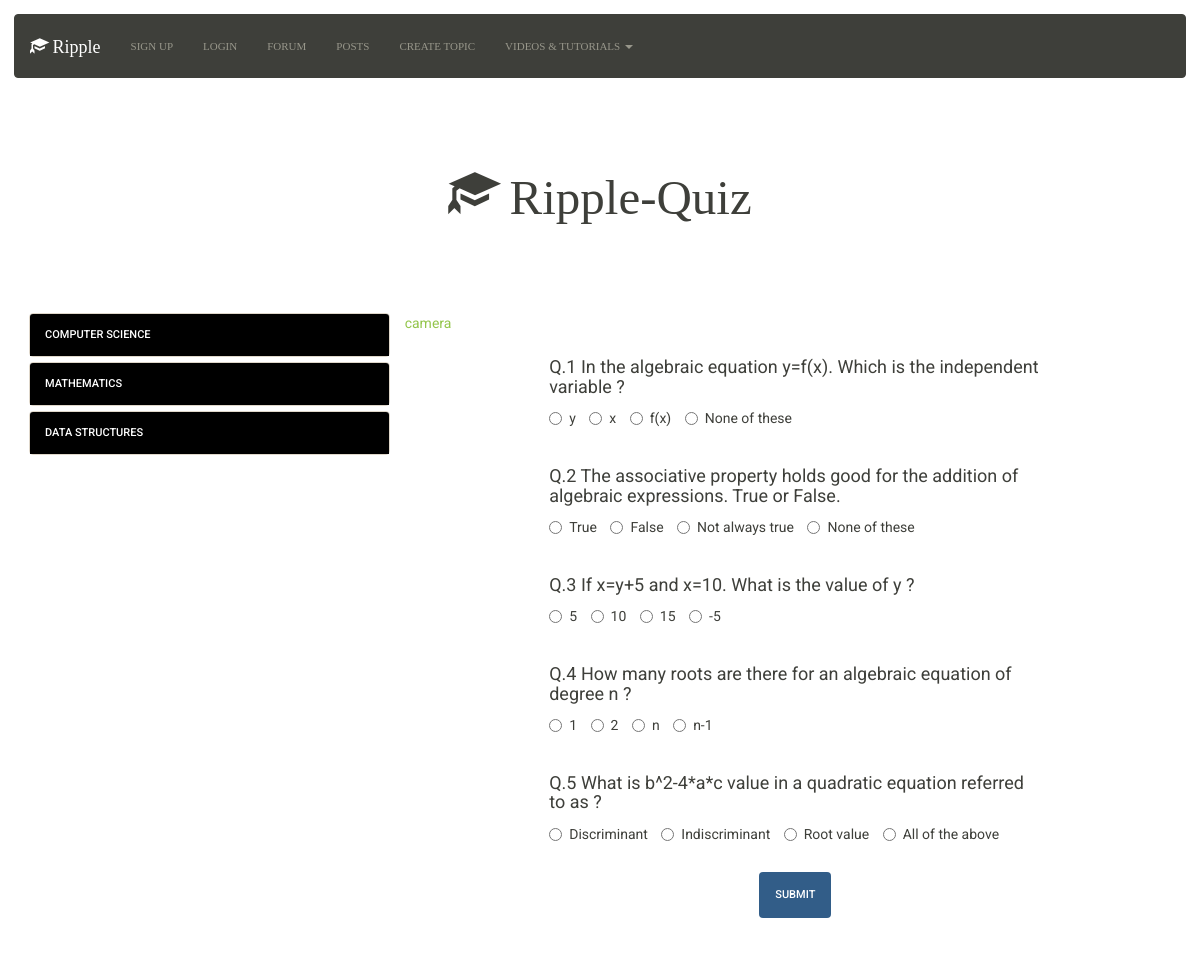
Screenshot of /quiz.php with the database file from the repository.
### tables this page shows
CREATE TABLE IF NOT EXISTS `quiz` (
  `id` int(11) NOT NULL,
  `cat` varchar(255) NOT NULL,
  `question` varchar(255) NOT NULL,
  `ans1` varchar(255) NOT NULL,
  `ans2` varchar(255) NOT NULL,
  `ans3` varchar(255) NOT NULL,
  `ans4` varchar(255) NOT NULL,
  `cans` varchar(255) NOT NULL
);

### quiz.php (the view, shortened to what this page needs)
<!DOCTYPE html>
<html>
<head>
    <link rel="stylesheet" type="text/css" href="quiz/css/quiz.css" />
    <link rel="stylesheet" type="text/css" href="Content/bootstrap.min.css" />
</head>
<body>
<nav class="navbar navbar-default" role="navigation">
        <div class="container-fluid">
            <div class="navbar-header">
                <a class="navbar-brand" href="#" style="font-family:'Century Gothic'"><span class="glyphicon glyphicon-education"></span>&nbsp;Ripple</a>
            </div>
            <div class="collapse navbar-collapse" id="bs-example-navbar-collapse-1">
                <ul class="nav navbar-nav text-center" style="font-family:'Century Gothic'">
			<?php if($_SESSION['signed_in'])
			{
				               echo ' <li><a href="account.php" class="p_menu">My Account</a></li>';
			}
			else{
								               echo ' <li><a href="signup.php" class="p_menu">Sign Up</a></li>';
				               echo ' <li><a href="login.php" class="p_menu">Login</a></li>';
			}?>
<li>
                    <a href="forum.php" class="p_menu">Forum</a>
                </li>
				<li>
                    <a href="pop_posts.php" class="p_menu">posts</a>
                </li>                <li>
                    <a href="createtopic.php" class="p_menu">create topic</a>
                </li>
                    <li class="dropdown">
                        <a href="videos.php" class="dropdown-toggle" data-toggle="dropdown">Videos & Tutorials <b class="caret"></b></a>
                    </li>
                </ul>
            </div>
        </div>
    </nav>
	<div id="header">
        <div class="jumbotron text-center">
            <h1><span class="glyphicon glyphicon-education"></span> Ripple-Quiz</h1>
        </div>
    </div>
    <div id="quiz-section">
        <div class="container-fluid">
            <div class="row">
                <div class="col-sm-4">
                    <div class="panel-group" id="collapse">
                        <div class="panel panel-default">
                            <div class="panel-heading" style="background-color:black;">
                                <h4 class="panel-title">
                                    <a style="color:white;" data-toggle="collapse" data-parent="#collapse" href="#collapse-one">
                                        Computer Science
                                    </a>
                                </h4>
                            </div>
                        </div>
                        <div class="panel panel-default">
                            <div class="panel-heading" style="background-color:black;">
                                <h4 class="panel-title">
                                    <a  style="color:white;" data-toggle="collapse" data-parent="#collapse" href="#collapse-two">
                                       Mathematics
                                    </a>
                                </h4>
                            </div>
                        </div>
                        <div class="panel panel-default">
                            <div class="panel-heading" style="background-color:black;">
                                <h4 class="panel-title">
                                    <a style="color:white;" data-toggle="collapse" data-parent="#collapse" href="#collapse-three">
                                        Data Structures
                                    </a>
                                </h4>
                            </div>
                        </div>
                    </div>
                </div>
				<a href="https://davidwalsh.name/demo/camera.php">camera</a>
                <div class="col-sm-8" id="quiz-questions">
<form method="post" action="">
				<?php $sql=mysql_query("SELECT * FROM quiz WHERE cat=3 LIMIT 1") or die(mysql_error());
				$i=1;
				while($row=mysql_fetch_array($sql)){
                  echo   '<div class="row" id="question">
                        <div class="col-sm-8 col-sm-offset-2">
                            <h4>Q.'.$i.' '.$row['question'].'</h4>
                            <div class="row" style="margin-bottom:2em;">
                                <div class="col-sm-12">
                                         <label class="radio-inline"><input type="radio" name="o" value="'.$row['ans1'].'">'.$row['ans1'].'</label>
                                         <label class="radio-inline"><input type="radio" name="o" value="'.$row['ans2'].'">'.$row['ans2'].'</label>
                                         <label class="radio-inline"><input type="radio" name="o" value="'.$row['ans3'].'"> '.$row['ans3'].'</label>
										 <label class="radio-inline"><input type="radio" name="o" value="'.$row['ans4'].'"> '.$row['ans4'].'</label>
                                </div>
                            </div>
                        </div>
                    </div>';
					$i=$i+1;
				}
					?>
                    <?php $sql=mysql_query("SELECT * FROM quiz WHERE cat=3 LIMIT 1,1") or die(mysql_error());
				while($row=mysql_fetch_array($sql)){
                  echo   '<div class="row" id="question">
                        <div class="col-sm-8 col-sm-offset-2">
                            <h4>Q.'.$i.' '.$row['question'].'</h4>
                            <div class="row" style="margin-bottom:2em;">
                                <div class="col-sm-12">
                                         <label class="radio-inline"><input type="radio" name="p" value="'.$row['ans1'].'">'.$row['ans1'].'</label>
                                         <label class="radio-inline"><input type="radio" name="p" value="'.$row['ans2'].'">'.$row['ans2'].'</label>
                                         <label class="radio-inline"><input type="radio" name="p" value="'.$row['ans3'].'"> '.$row['ans3'].'</label>
										 <label class="radio-inline"><input type="radio" name="p" value="'.$row['ans4'].'"> '.$row['ans4'].'</label>
                                </div>
                            </div>
                        </div>
                    </div>';
					$i=$i+1;
				}
					?>
					  <?php $sql=mysql_query("SELECT * FROM quiz WHERE cat=3 LIMIT 2,1") or die(mysql_error());
				while($row=mysql_fetch_array($sql)){
                  echo   '<div class="row" id="question">
                        <div class="col-sm-8 col-sm-offset-2">
                            <h4>Q.'.$i.' '.$row['question'].'</h4>
                            <div class="row" style="margin-bottom:2em;">
                                <div class="col-sm-12">
                                         <label class="radio-inline"><input type="radio" name="q" value="'.$row['ans1'].'">'.$row['ans1'].'</label>
                                         <label class="radio-inline"><input type="radio" name="q" value="'.$row['ans2'].'">'.$row['ans2'].'</label>
                                         <label class="radio-inline"><input type="radio" name="q" value="'.$row['ans3'].'"> '.$row['ans3'].'</label>
										 <label class="radio-inline"><input type="radio" name="q" value="'.$row['ans4'].'"> '.$row['ans4'].'</label>
                                </div>
                            </div>
                        </div>
                    </div>';
					$i=$i+1;
				}
					?>
					  <?php $sql=mysql_query("SELECT * FROM quiz WHERE cat=3 LIMIT 3,1") or die(mysql_error());
				while($row=mysql_fetch_array($sql)){
                  echo   '<div class="row" id="question">
                        <div class="col-sm-8 col-sm-offset-2">
                            <h4>Q.'.$i.' '.$row['question'].'</h4>
                            <div class="row" style="margin-bottom:2em;">
                                <div class="col-sm-12">
                                         <label class="radio-inline"><input type="radio" name="r" value="'.$row['ans1'].'">'.$row['ans1'].'</label>
                                         <label class="radio-inline"><input type="radio" name="r" value="'.$row['ans2'].'">'.$row['ans2'].'</label>
                                         <label class="radio-inline"><input type="radio" name="r" value="'.$row['ans3'].'"> '.$row['ans3'].'</label>
										 <label class="radio-inline"><input type="radio" name="r" value="'.$row['ans4'].'"> '.$row['ans4'].'</label>
                                </div>
                            </div>
                        </div>
                    </div>';
					$i=$i+1;
				}
					?>
					  <?php $sql=mysql_query("SELECT * FROM quiz WHERE  cat=3 LIMIT 4,1 ") or die(mysql_error());
				while($row=mysql_fetch_array($sql)){
                  echo   '<div class="row" id="question">
                        <div class="col-sm-8 col-sm-offset-2">
                            <h4>Q.'.$i.' '.$row['question'].'</h4>
                            <div class="row" style="margin-bottom:2em;">
                                <div class="col-sm-12">
                                         <label class="radio-inline"><input type="radio" name="s" value="'.$row['ans1'].'">'.$row['ans1'].'</label>
                                         <label class="radio-inline"><input type="radio" name="s" value="'.$row['ans2'].'">'.$row['ans2'].'</label>
                                         <label class="radio-inline"><input type="radio" name="s" value="'.$row['ans3'].'"> '.$row['ans3'].'</label>
										 <label class="radio-inline"><input type="radio" name="s" value="'.$row['ans4'].'"> '.$row['ans4'].'</label>
                                </div>
                            </div>
                        </div>
                    </div>';
					$i=$i+1;
				}
					?>
<div class="form-group text-center">
                        <button class="btn btn-primary"  type="submit" name="submit">Submit</button>
                    </div>
					</form>
                </div>
            </div>
        </div>
    </div>
</body>
</html>

### quiz/css/quiz.css (style rules this page uses)
#header .jumbotron { background-color:transparent; }
#header .jumbotron h1 { font-family:'Century Gothic'; font-size:3.5em; }
#quiz-questions { padding:1em; background-color:none; }
.panel-heading { background-color:black; color:white; }

### rows the page displays
quiz: question "In the algebraic equation y=f(x). Which is the independent variable ?", ans1 "y", ans2 "x", ans3 "f(x)", ans4 "None of these"
quiz: question "The associative property holds good for the addition of algebraic expressions. True or False.", ans1 "True", ans2 "False", ans3 "Not always true", ans4 "None of these"
quiz: question "If x=y+5 and x=10. What is the value of y ?", ans1 "5", ans2 "10", ans3 "15", ans4 "-5"
quiz: question "How many roots are there for an algebraic equation of degree n ?", ans1 "1", ans2 "2", ans3 "n", ans4 "n-1"
quiz: question "What is b^2-4*a*c value in a quadratic equation referred to as ?", ans1 "Discriminant", ans2 "Indiscriminant", ans3 "Root value", ans4 "All of the above"
